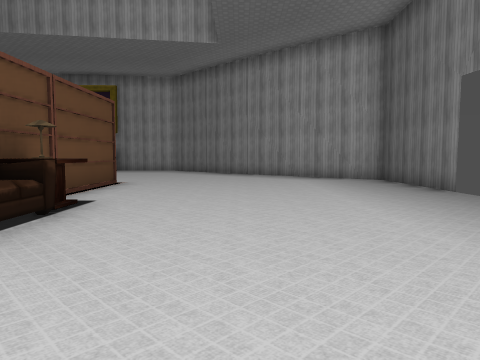
[1] (above)

16 first-person views from a walk through a Godot game level. The camera is 1.3 m above the floor, tilts 4° down and sees 70° across. The floor is counted in squares, 2 m on a side. Each view is taken from the middle of a square. On the plan, view 1 faces up. The plan holds only what a view shows up to about 10 squares ahead; the rest is blank. Characters and animated objects are not drawn. Some surface patterns are stand-ins.

[2]
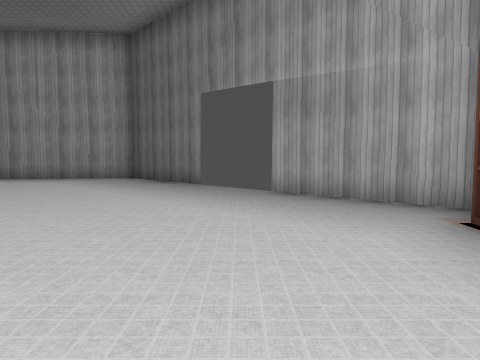

[3]
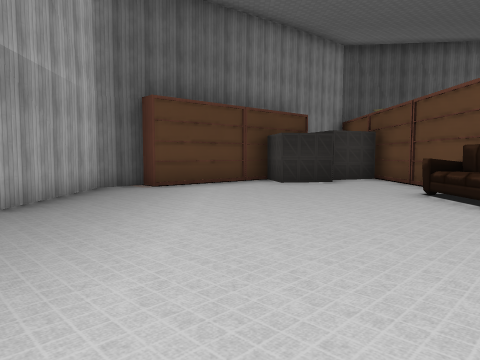

[4]
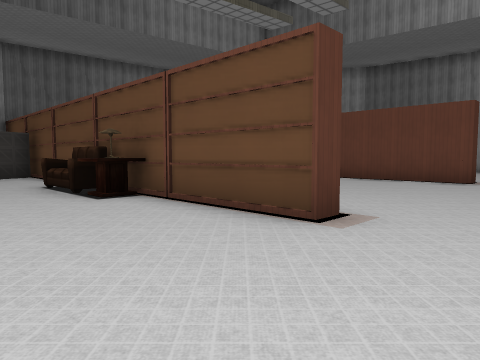

[5]
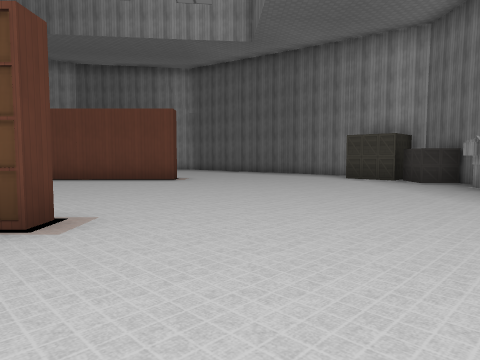

[6]
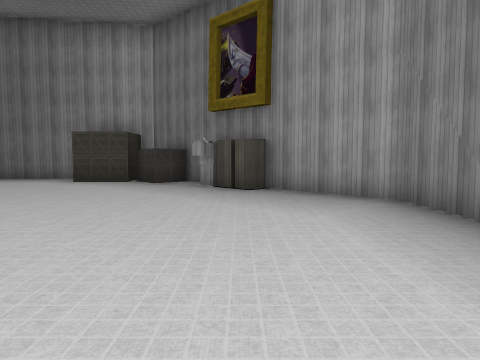

[7]
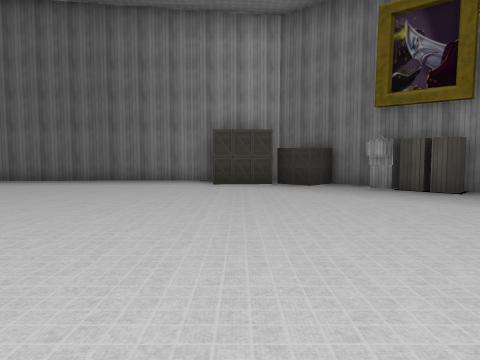

[8]
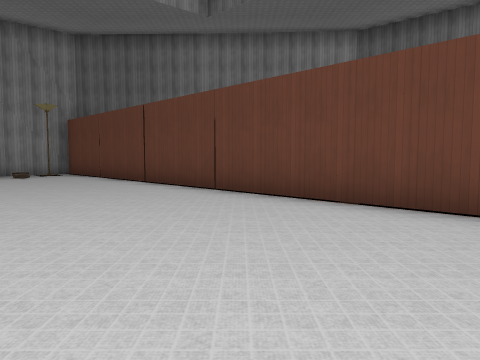

[9]
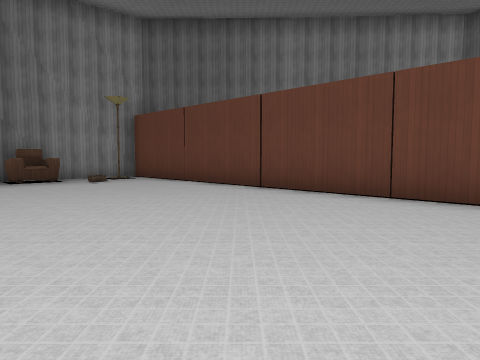

[10]
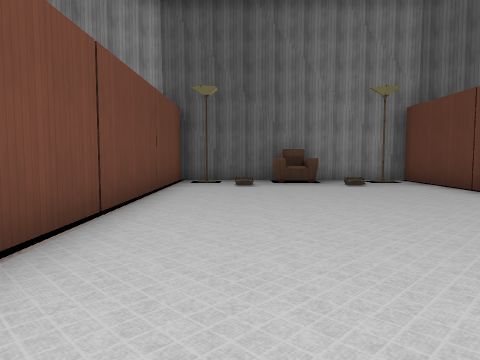

[11]
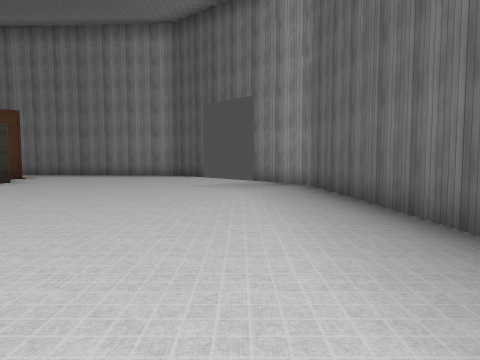

[12]
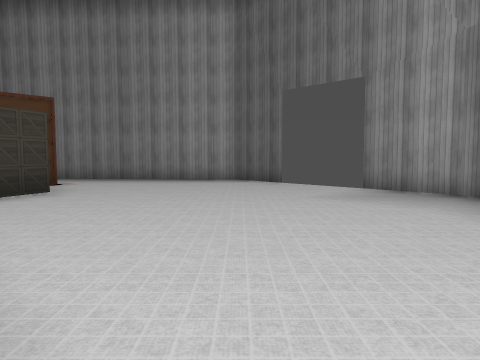

[13]
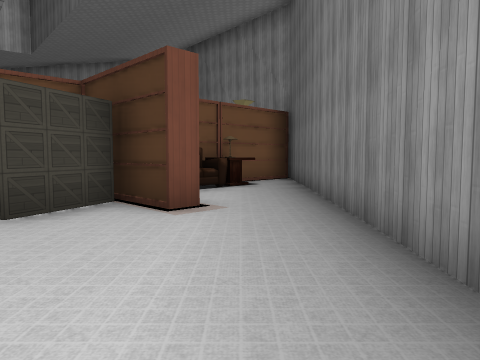

[14]
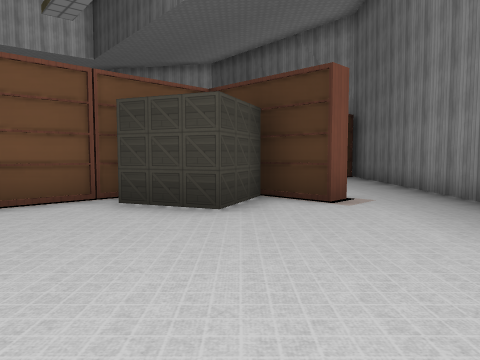

[15]
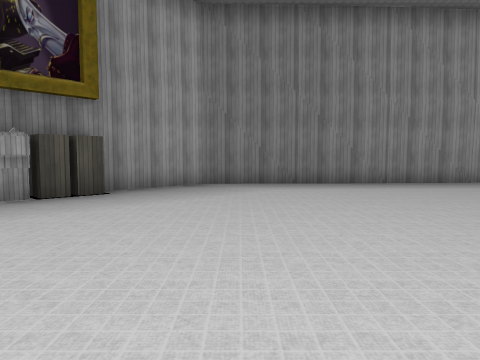

[16]
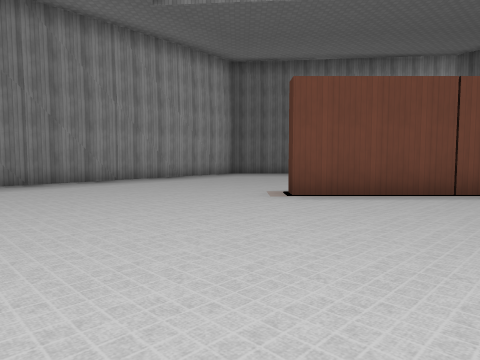

### Floor plan
Points are (right, up) in squares from view 1. A wall is a line through its corners. A room is listed if a view was taken in it or the views show most of it. See-through windows are left out.
Room 1 (views 1, 2, 3, 4, 5, 6, 7, 8, 9, 10, 11, 12, 13, 14, 15, 16)
walls: (-3.4, 5) (-3.4, 8.1) (-3, 8.1) (-3, -1.8) (-1.5, -1.2); (-2.1, 4.9) (-2.1, 4.4); (-9.9, 8.1) (-9.4, 8.1) (-9.4, -4.5); (-9.8, 2.5) (-9.8, 4.1); (-11.3, 0.8) (-11.9, 2.3) (-10.5, 2.9); (-1.3, -0.5) (0, -0.3) (0.2, -1.7) (2.9, 0.7) (3.2, 0.3) (3.9, 1) (3.9, 4); (-12.5, 0.1) (-12.5, 0.7); (-7.4, 15.3) (-8.4, 15.3); (-9.7, 14.7) (-9, 14.1) (-10, 13); (-11, 14.1) (-16.6, 7.7) (-16.6, 6); (3.9, 6.1) (3.9, 9.4); (3.8, 9.2) (-3, 15.3) (-5.5, 15.3); (-16.6, 3.8) (-16.6, 2.1) (-10.3, -4.9); (-5.5, -5.3) (-3.4, -5.3) (-3.4, 1.7); (-9.8, -5) (-9.8, -2.6); (-9.5, -5.3) (-7.4, -5.3)
objects: other object (-10, -2); sofa (-10, -1); lamp (-9, -5); crate (-9, 15); chair (-7, -5) to (-6, -5); cabinet (-7, 15); cabinet (-6, 15); lamp (-4, -5); sofa (-2, 3)

Where each view was taken, in squares from view 1:
view 1: 0 up, 0 right, facing up
view 2: 0 up, 1 left, facing up-right
view 3: 8 up, 1 right, facing down
view 4: 10 up, 0 right, facing down-left
view 5: 10 up, 0 right, facing left
view 6: 10 up, 1 left, facing up-left
view 7: 8 up, 4 left, facing up-left
view 8: 8 up, 5 left, facing down-left
view 9: 5 up, 4 left, facing down-left
view 10: 4 up, 5 left, facing down
view 11: 12 up, 10 left, facing down-left
view 12: 9 up, 10 left, facing down-left
view 13: 3 up, 16 left, facing down-right
view 14: 5 up, 15 left, facing down-right
view 15: 9 up, 8 left, facing up-right
view 16: 9 up, 9 left, facing right
